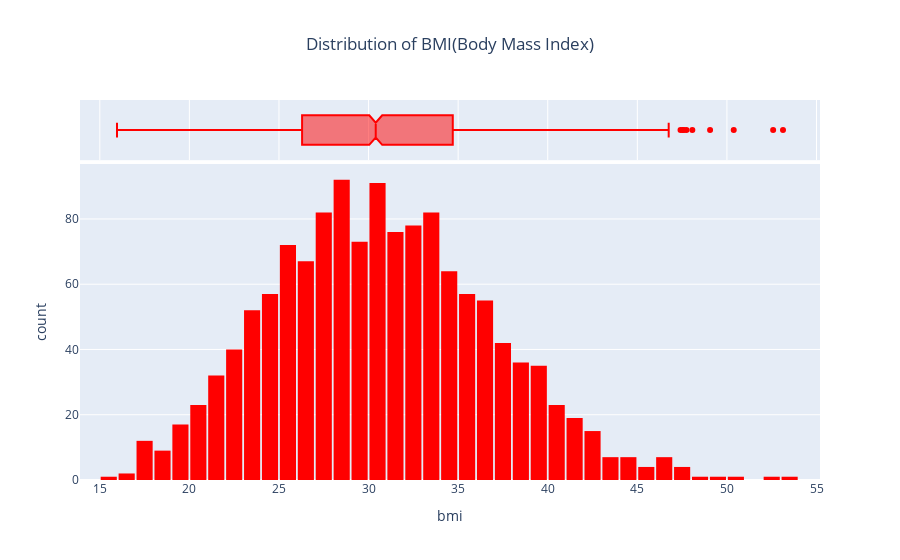

Notebook cell for this chart:
### Markdown cell above
The distribution of ages in the dataset is almost uniform, with 20-30 customers at every age, except for the ages 18 and 19, which seem to have over twice as many customers as other ages. The uniform distribution might arise from the fact that there isn't a big variation in the number of people of any given age (between 18 & 64) in the USA.
#### **BMI(Body Mass Index)**

### Code cell
fig = px.histogram(medical_df,
                   x='bmi',
                   marginal='box',
                   color_discrete_sequence=['red'],
                   title='Distribution of BMI (Body Mass Index)')
fig.update_layout(bargap=0.1,
                  title=dict(text='Distribution of BMI(Body Mass Index)', x=0.5))
fig.show()

### Figure 1 — Plotly figure (JSON) as saved in the notebook; plotly's stock layout.template omitted (floating-point values rounded to 4 significant figures; data arrays with more than 128 entries replaced by an {"elided": "..."} marker saying what was removed)
{"data": [{"alignmentgroup": "True", "bingroup": "x", "hovertemplate": "bmi=%{x}<br>count=%{y}<extra></extra>", "legendgroup": "", "marker": {"color": "red", "pattern": {"shape": ""}}, "name": "", "offsetgroup": "", "orientation": "v", "showlegend": false, "type": "histogram", "x": {"elided": "1338 float values"}, "xaxis": "x", "yaxis": "y"}, {"alignmentgroup": "True", "hovertemplate": "bmi=%{x}<extra></extra>", "legendgroup": "", "marker": {"color": "red"}, "name": "", "notched": true, "offsetgroup": "", "showlegend": false, "type": "box", "x": {"elided": "1338 float values"}, "xaxis": "x2", "yaxis": "y2"}], "layout": {"bargap": 0.1, "barmode": "relative", "legend": {"tracegroupgap": 0}, "title": {"text": "Distribution of BMI(Body Mass Index)", "x": 0.5}, "xaxis": {"anchor": "y", "domain": [0, 1], "title": {"text": "bmi"}}, "xaxis2": {"anchor": "y2", "domain": [0, 1], "matches": "x", "showgrid": true, "showticklabels": false}, "yaxis": {"anchor": "x", "domain": [0, 0.8316], "title": {"text": "count"}}, "yaxis2": {"anchor": "x2", "domain": [0.8416, 1], "matches": "y2", "showgrid": false, "showline": false, "showticklabels": false, "ticks": ""}}}
